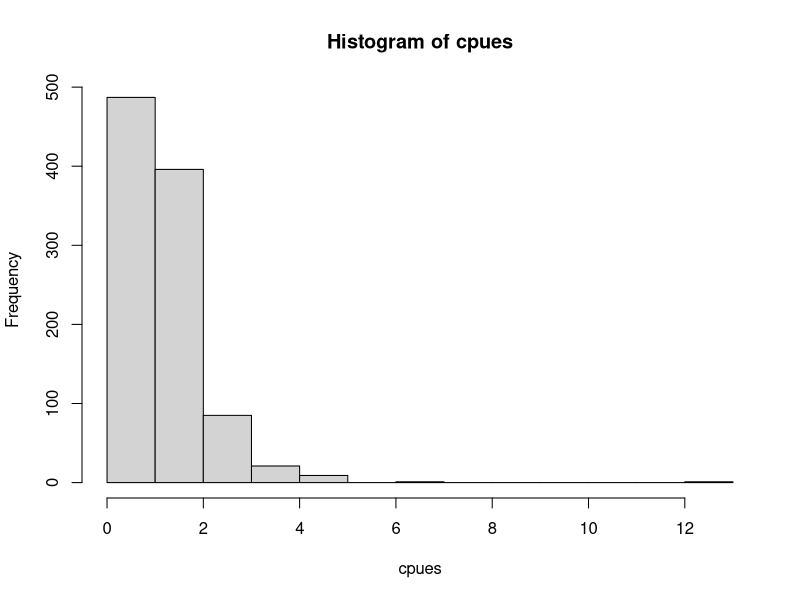

Write the R code that produced this figure.
##########################################
#	Simulator for Angler Avidity Bias
#	and correction
#	Robert Ahrens Dec 2014
#	See Habib 2012 IJRRAS 11: 419-432 
##########################################
nanglers=1000
ntrips=10000
# Create a distribution of angler ability
# log-normal
cpues=rlnorm(nanglers,log(1),0.6)
hist(cpues)
#bias the sampling - avidity in proportion to expected cpue
bias=TRUE
# sampling randomly
probsamp=rep(1/nanglers,length(cpues))
# avidity in proportion to skill
if (bias) probsamp=cpues 
# who is sampled
isamp=sample(1:nanglers,ntrips,replace=TRUE,prob=probsamp)
# what is the individual's mean cpue
means=cpues[isamp]
# given the mean cpue what was the reported catch rate assuming poisson.
cpuesampled=sapply(means,FUN=function(x)rpois(1,x))
#true estimate of mean cpue
exp(mean(log(cpues)))
#Calcuate the weighted geometeric mean accounting for zeros that arise in the poisson sampling 
ii=which(cpuesampled>0)
# geometic mean accounting for zeros but not the avidity bias
length(ii)/ntrips*exp(mean(log(cpuesampled[ii])))
#correcting for sample bias
wgt=rep(1/length(ii),length(ii))
if(bias)
{
	#have not found a paper to prove that this is the appropriate way to
	#calcuate the weights but it should be a good approximation
	wgt=1/probsamp[isamp[ii]]
	wgt=wgt/sum(1/probsamp[isamp])
}
#geometic mean accounting for zeros and avidity bias
length(ii)/ntrips*exp(sum(wgt*log(cpuesampled[ii])))
# to simulate loss of poor angler as population declines cpue can be raised to a power >1

